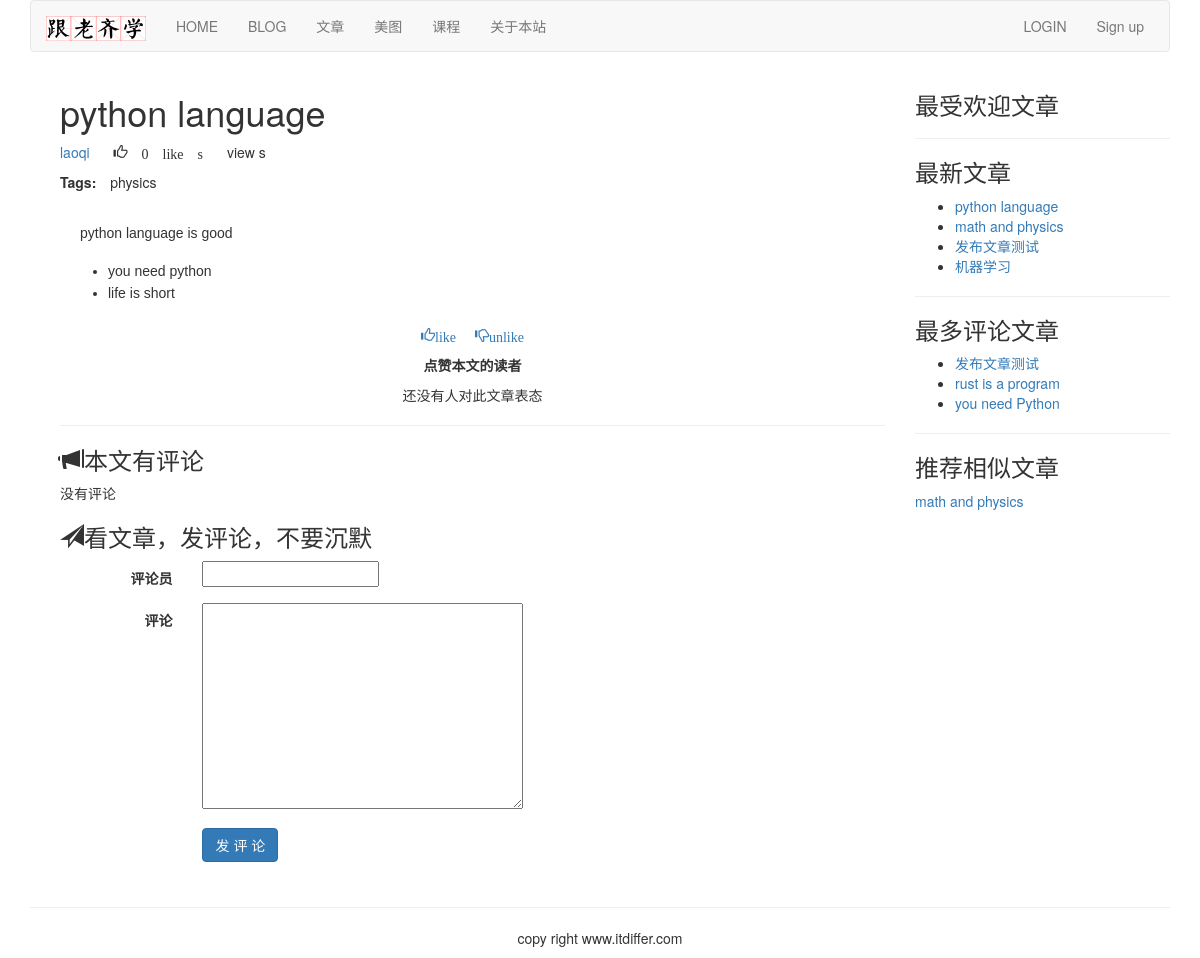
The page /article/article-content/7/python-language/ on the database its author committed.
### article/models.py (models this page shows, shortened)
class ArticlePost(models.Model):
    author = models.ForeignKey(User, on_delete=models.CASCADE, related_name="article")
    title = models.CharField(max_length=200)
    slug = models.SlugField(max_length=500)
    column = models.ForeignKey(ArticleColumn, on_delete=models.CASCADE,related_name="article_column")
    body = models.TextField()
    created = models.DateTimeField(default=timezone.now)
    updated = models.DateTimeField(auto_now=True)
    users_like = models.ManyToManyField(User, related_name="articles_like", blank=True)
    article_tag = models.ManyToManyField(ArticleTag, related_name='article_tag', blank=True)
    class Meta:
        ordering = ("-updated",)
        index_together = (('id', 'slug'),)
    def get_url_path(self):
        return reverse("article:article_content", args=[self.id, self.slug])

class ArticleTag(models.Model):
    author = models.ForeignKey(User, on_delete=models.CASCADE, related_name="tag")
    tag = models.CharField(max_length=500)
    def __str__(self):
        return self.tag

### article/list_views.py (the view)
# urls.py: re_path('article-detail/(?P<id>\d+)/(?P<slug>[-\w]+)/$', views.article_detail, name="article_detail"),
def article_detail(request, id, slug):
    article = get_object_or_404(ArticlePost, id=id, slug=slug)
    total_views = r.incr("article:{}:views".format(article.id))
    r.zincrby('article_ranking', 1, article.id)
    article_ranking = r.zrange("article_ranking", 0, -1, desc=True)[:10]
    article_ranking_ids = [int(id) for id in article_ranking]
    most_viewed = list(ArticlePost.objects.filter(id__in=article_ranking_ids))
    most_viewed.sort(key=lambda x: article_ranking_ids.index(x.id))
    if request.method == "POST":
        comment_form = CommentForm(data=request.POST)
        if comment_form.is_valid():
            new_comment = comment_form.save(commit=False)
            new_comment.article = article
            new_comment.save()
    else:
        comment_form = CommentForm()
    article_tags_ids = article.article_tag.values_list("id", flat=True)
    similar_articles = ArticlePost.objects.filter(article_tag__in=article_tags_ids).exclude(id=article.id)
    similar_articles = similar_articles.annotate(same_tags=Count("article_tag")).order_by('-same_tags', '-created')[:4]
    return render(request, "article/list/article_content.html", {"article":article, "total_views":total_views, "most_viewed": most_viewed, "comment_form":comment_form, "similar_articles":similar_articles})

### article/forms.py
class CommentForm(forms.ModelForm):
    class Meta:
        model = Comment
        fields = ("commentator", "body",)

### article/templatetags/article_tags.py (called while the page is built)
@register.inclusion_tag('article/list/latest_articles.html')
def latest_articles(n=5):
    latest_articles = ArticlePost.objects.order_by("-created")[:n]
    return {"latest_articles": latest_articles}

@register.simple_tag
def most_commented_articles(n=3):
    return ArticlePost.objects.annotate(total_comments=Count('comments')).order_by("-total_comments")[:n]

@register.filter(name='markdown')
def markdown_filter(text):
    return mark_safe(markdown.markdown(text))

### templates/article/list/article_content.html (shortened to what this page needs)
{% extends "base.html" %}
{% load article_tags %}
{% load staticfiles %}
{% block content %}
{% with total_likes=article.users_like.count users_like=article.users_like.all %}
<div class="container">
<div class="col-md-9">
    <header>
        <h1>{{ article.title }}</h1>
        <p>
            <a href="{% url 'article:author_articles' article.author.username %}">{{ article.author.username }}</a>
            <span style="margin-left:20px" class="glyphicon glyphicon-thumbs-up">
                {{ total_likes }} like {{ total_likes | pluralize }}
            </span>
            <span style="margin-left:20px">
                {{ total_views }} view {{ total_views | pluralize}}
            </span>
        </p>
        <p> <span style="margin-right: 10px"><strong>Tags:</strong></span> {{ article.article_tag.all | join:", "}}</p>
    </header>
    <link rel="stylesheet" href="{% static 'editor/css/editormd.preview.css' %}" />
    <div id='editormd-view'>
{{ article.body | markdown }}
    </div>
    <div>
        <p class="text-center">
            <a onclick="like_article({{article.id}}, 'like')" href="#">
                <span class="glyphicon glyphicon-thumbs-up">like</span>
            </a>
            <a onclick="like_article({{article.id}}, 'unlike')" href="#">
                <span style="margin-left: 15px;" class="glyphicon glyphicon-thumbs-down">unlike</span>
            </a>
        </p>
    </div>
    <div>
        <p class="text-center"><strong>点赞本文的读者</strong></p>
        {% for user in article.users_like.all %}
        <p class="text-center">{{user.username}}</p>
        {% empty %}
        <p class="text-center">还没有人对此文章表态</p>
        {% endfor %}
    </div>
    <hr>
    <div>
        <h3><span class="glyphicon glyphicon-bullhorn"></span>本文有{{ comments.count }}评论</h3>
        {% for comment in article.comments.all %}
        <div>
            <p><strong>{{ comment.commentator }}</strong>说:</p>
            <p style="margin-left:40px;">{{ comment.body }}</p>
        </div>
        {% empty %}
        <p>没有评论</p>
        {% endfor %}
        <h3><span class="glyphicon glyphicon-send"></span>看文章，发评论，不要沉默</h3>
        <form action="." method="post" class="form-horizontal" role="form">{% csrf_token %}
            <div class="form-group">
                <label for="inputEmail3" class="col-sm-2 control-label">评论员</label>
                <div class="col-sm-10">
                    {{ comment_form.commentator}}
                </div>
            </div>
            <div class="form-group">
                <label for="inputEmail3" class="col-sm-2 control-label">评论</label>
                <div class="col-sm-10">
                    {{ comment_form.body }}
                </div>
            </div>
            <div class="form-group">
                <div class="col-sm-offset-2 col-sm-10">
                    <p><input type="submit" name="" value=" 发 评 论 " class="btn btn-primary"></p>
                </div>
            </div>
        </form>
    </div>
</div>
<div class="col-md-3">
    <p class="text-center"><h3>最受欢迎文章</h3></p>
    <hr>
    <p class="text-center"><h3>最新文章</h3></p>
    {% latest_articles 4 %}
    <hr>
    <p class="text-center"><h3>最多评论文章</h3></p>
    {% most_commented_articles as most_comments %}
    <ul>
        {% for comment_article in most_comments %}
        <li>
            <a href="{{comment_article.get_url_path}}">{{ comment_article.title }}</a>
        </li>
        {% endfor %}
    </ul>
    <hr>
    <p class="text-center"><h3>推荐相似文章</h3></p>
    {% for similar in similar_articles %}
    <p><a href="{{ similar.get_url_path }}">{{ similar.title }}</a></p>
    {% empty %}
    <p>Sorry, 没有相似文章</p>
    {% endfor %}
</div>
</div>
{% endwith %}
{% endblock %}

### templates/base.html (shortened to what this page needs)
{% load staticfiles %} <!DOCTYPE html>
<html lang="zh-cn">
<head>
    <link rel="stylesheet" href="{% static 'css/bootstrap.css' %}">
</head>
    <body>
        {% include "header.html" %}
        <div class="container">
            {% block content %}
            {% endblock %}
        </div>
        {% include "footer.html" %}
    </body>
</html>

### templates/header.html (shortened to what this page needs)
{% load staticfiles %}
<div class="container">
    <nav class="navbar navbar-default" role="navigation">
        <div class="navbar-header">
            <a class="navbar-brand" href="http://www.itdiffer.com">
                <img src="{% static '/images/logo.png' %}" width="100px">
            </a>
        </div>
        <div>
            <ul class="nav navbar-nav" role="navigation">
                <li><a href="{% url 'home' %}">HOME</a></li>
                <li><a href="{% url 'blog:blog_title' %}">BLOG</a></li>
                <li><a href="{% url 'article:article_titles' %}">文章</a></li>
                <li><a href="{% url 'image:falls_images' %}">美图</a></li>
                <li><a href="{% url 'course:course_list' %}">课程</a></li>
                <li><a href="{% url 'course:about'%}">关于本站</a></li>
            </ul>
            <ul class="nav navbar-nav navbar-right" style="margin-right:10px">
                {% if user.is_authenticated %}
                <li>
                    <div class="dropdown" style="margin-top:8px">
                        <button class='btn btn-default dropdown-toggle' type='button' id='dropdownMenu' data-toggle='dropdown'>{{ user.username }}
                            <span class='caret'></span>
                        </button>
                        <ul class="dropdown-menu">
                            <li><a href="{% url 'account:password_change' %}">修改密码</a></li>
                            <li><a href="{% url 'account:my_information' %}">个人信息</a></li>
                            <li><a href="{% url 'article:article_column' %}">后台管理</a></li>
                        </ul>
                    </div>
                </li>
                <li><a href="{% url 'account:user_logout' %}">Logout</a></li>
                {% else %}
                <li><a href="{% url 'account:user_login' %}">LOGIN</a></li>
                <li><a href="{% url 'account:user_register' %}">Sign up</a></li>
                {% endif %}
            </ul>
        </div>
    </nav>
</div>

### templates/article/list/latest_articles.html
<ul>
    {% for article in latest_articles %}
    <li>
        <a href="{{ article.get_url_path }}">{{ article.title }}</a>
    </li>
    {% endfor %}
</ul>

### templates/footer.html
<div class="container"> <hr>
    <p class="text-center">copy right www.itdiffer.com</p>
</div>

### static/editor/css/editormd.preview.css (style rules this page uses)
.markdown-body { -ms-text-size-adjust: 100%; -webkit-text-size-adjust: 100%; color: #333; overflow: hidden; font-family: "Microsoft YaHei", Helvetica, "Meiryo UI", "Malgun Gothic", "Segoe UI", "Trebuchet MS", "Monaco", monospace, Tahoma, STXihei, "华文细黑", STHeiti, "Helvetica Neue", "Droid Sans", "wenquanyi micro hei", FreeSans, Arimo, Arial, SimSun, "宋体", Heiti, "黑体", sans-serif; font-size: 16px; line-height: 1.6; word-wrap: break-word; }
.markdown-body * { -moz-box-sizing: border-box; box-sizing: border-box; }
.markdown-body ul, .markdown-body ol { padding: 0; margin-top: 0; margin-bottom: 0; }
.markdown-body > *:first-child { margin-top: 0 !important; }
.markdown-body > *:last-child { margin-bottom: 0 !important; }
.markdown-body p, .markdown-body blockquote, .markdown-body ul, .markdown-body ol, .markdown-body dl, .markdown-body table, .markdown-body pre { margin-top: 0; margin-bottom: 16px; }
.markdown-body ul, .markdown-body ol { padding-left: 2em; }
.editormd-preview-container, .editormd-html-preview { text-align: left; font-size: 14px; line-height: 1.6; padding: 20px; overflow: auto; width: 100%; background-color: #fff; }

### rows shown on the page
ArticlePost: title "python language", author.username "laoqi", article_tag.all "physics", body "python language is good you need python life is short"
ArticlePost: title "math and physics"
ArticlePost: title "发布文章测试"
ArticlePost: title "机器学习"
ArticlePost: title "rust is a program"
ArticlePost: title "you need Python"

### other values the page prints
{{ total_likes }} "0"
{{ total_likes | pluralize }} "s"
{{ total_views | pluralize }} "s"
